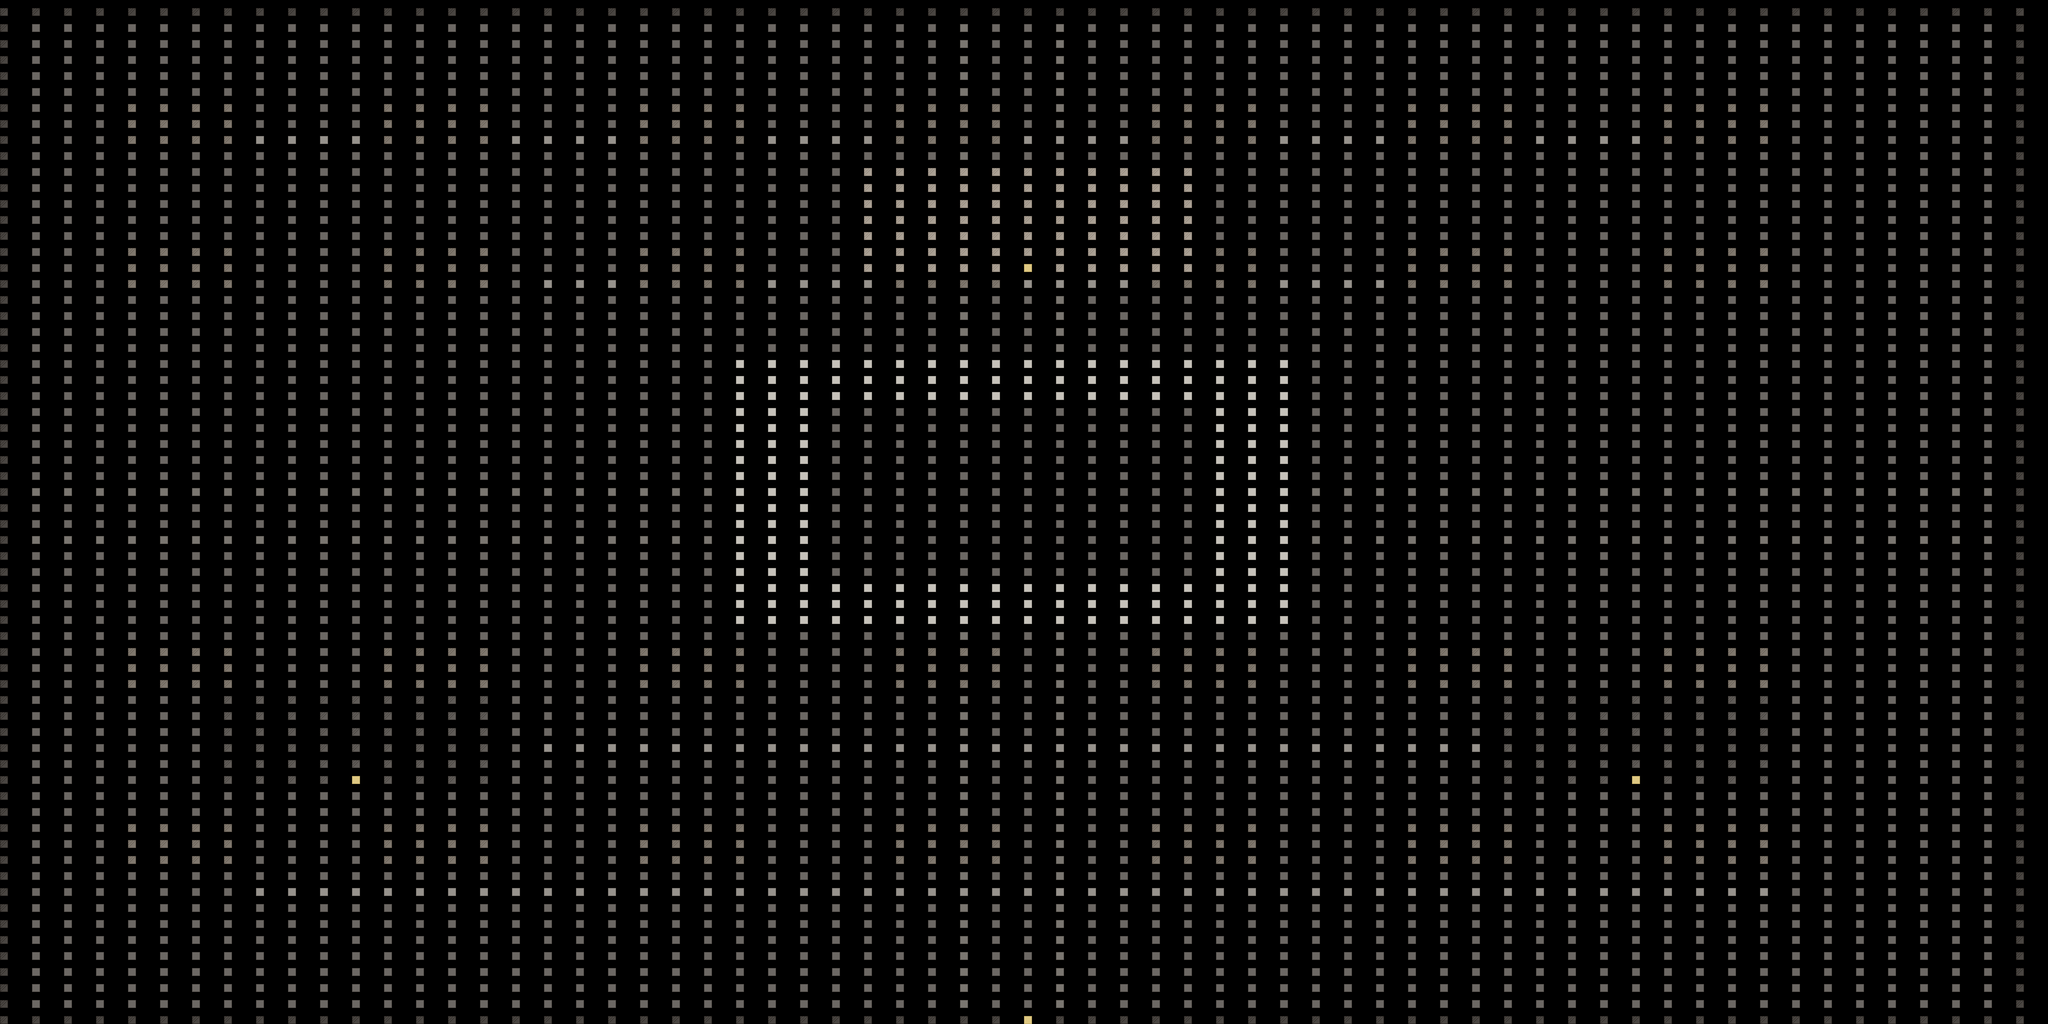

The image is a tile-based game level rendered from a .tmx file. Its description and source (layers, tilesets, objects; grid data summarised) follow:
An orthogonal 64x64 tile map with 64x32 px tiles, 1 tile layer (suelo).

<map version="1.10" tiledversion="1.10.2" orientation="orthogonal" renderorder="right-down" width="64" height="64" tilewidth="64" tileheight="32" infinite="0" nextlayerid="2" nextobjectid="1">
 <tileset firstgid="1" name="ciudad" tilewidth="16" tileheight="16" tilecount="36" columns="6">
  <image source="../textures/ciudad_tileset.png" width="96" height="96" />
  <tile id="1">
   <properties>
    <property name="collision" type="bool" value="true" />
   </properties>
  </tile>
  <tile id="3">
   <properties>
    <property name="collision" type="bool" value="true" />
   </properties>
  </tile>
  <tile id="6">
   <properties>
    <property name="collision" type="bool" value="true" />
   </properties>
  </tile>
  <tile id="7">
   <properties>
    <property name="collision" type="bool" value="true" />
   </properties>
  </tile>
  <tile id="8">
   <properties>
    <property name="collision" type="bool" value="true" />
   </properties>
  </tile>
  <tile id="9">
   <properties>
    <property name="collision" type="bool" value="true" />
   </properties>
  </tile>
  <tile id="10">
   <properties>
    <property name="collision" type="bool" value="true" />
   </properties>
  </tile>
  <tile id="11">
   <properties>
    <property name="collision" type="bool" value="true" />
   </properties>
  </tile>
  <tile id="12">
   <properties>
    <property name="collision" type="bool" value="true" />
   </properties>
  </tile>
  <tile id="13">
   <properties>
    <property name="collision" type="bool" value="true" />
   </properties>
  </tile>
  <tile id="14">
   <properties>
    <property name="collision" type="bool" value="true" />
   </properties>
  </tile>
  <tile id="15">
   <properties>
    <property name="collision" type="bool" value="true" />
   </properties>
  </tile>
  <tile id="16">
   <properties>
    <property name="collision" type="bool" value="true" />
   </properties>
  </tile>
  <tile id="17">
   <properties>
    <property name="collision" type="bool" value="true" />
   </properties>
  </tile>
  <tile id="18">
   <properties>
    <property name="collision" type="bool" value="true" />
   </properties>
  </tile>
  <tile id="19">
   <properties>
    <property name="collision" type="bool" value="true" />
   </properties>
  </tile>
  <tile id="24">
   <properties>
    <property name="collision" type="bool" value="true" />
   </properties>
  </tile>
  <tile id="25">
   <properties>
    <property name="collision" type="bool" value="true" />
   </properties>
  </tile>
  <tile id="26">
   <properties>
    <property name="collision" type="bool" value="true" />
   </properties>
  </tile>
  <tile id="28">
   <properties>
    <property name="collision" type="bool" value="true" />
   </properties>
  </tile>
  <tile id="32">
   <properties>
    <property name="collision" type="bool" value="true" />
   </properties>
  </tile>
  <tile id="35">
   <properties>
    <property name="collision" type="bool" value="true" />
   </properties>
  </tile>
 </tileset>
 <layer id="1" name="suelo" width="64" height="64">
  <data>[4096 cells, 4096 non-empty, 9 distinct tile ids]</data>
 </layer>
</map>
